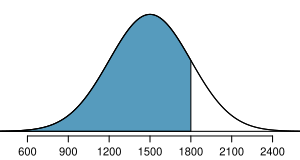

R code for this plot:
library(openintro)
data(COL)

#===> plot <===#
myPDF("satBelow1800.pdf", 3, 1.6, mar=c(1.2,0,0.5,0), mgp=c(3,0.17,0))

X <- seq(-4,4,0.01)
Y <- dnorm(X)
plot(X, Y, type='l', axes=F, xlim=c(-3.4,3.4))
axis(1, at=-3:3, label=(1500+300*(-3:3)), cex.axis=0.7)
these <- which(X <= 1)
polygon(c(X[these[1]], X[these],X[rev(these)[1]]), c(0,Y[these],0), col=COL[1])

#arrows(1.3,0.28, 0.43, 0.28, length=0.07)
#text(1.3, 0.28, 'X=1630\nZ=0.43', pos=4, cex=0.7)

lines(X, Y)
abline(h=0)
dev.off()
